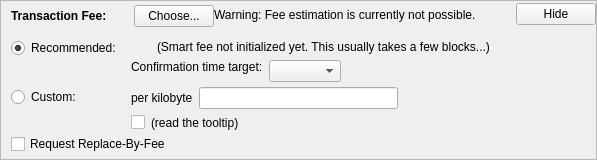
      <widget class="QFrame" name="frameFee">
       <property name="sizePolicy">
        <sizepolicy hsizetype="Preferred" vsizetype="Fixed">
         <horstretch>0</horstretch>
         <verstretch>0</verstretch>
        </sizepolicy>
       </property>
       <property name="frameShape">
        <enum>QFrame::StyledPanel</enum>
       </property>
       <property name="frameShadow">
        <enum>QFrame::Raised</enum>
       </property>
       <layout class="QVBoxLayout" name="verticalLayout_5">
        <property name="spacing">
         <number>0</number>
        </property>
        <property name="leftMargin">
         <number>0</number>
        </property>
        <property name="topMargin">
         <number>0</number>
        </property>
        <property name="rightMargin">
         <number>0</number>
        </property>
        <property name="bottomMargin">
         <number>0</number>
        </property>
        <item>
         <layout class="QVBoxLayout" name="verticalLayoutFee2" stretch="0,0,0">
          <property name="spacing">
           <number>0</number>
          </property>
          <property name="leftMargin">
           <number>10</number>
          </property>
          <property name="topMargin">
           <number>0</number>
          </property>
          <item>
           <layout class="QHBoxLayout" name="horizontalLayoutFee1">
            <property name="bottomMargin">
             <number>0</number>
            </property>
            <item>
             <layout class="QVBoxLayout" name="verticalLayoutFee7">
              <property name="spacing">
               <number>0</number>
              </property>
              <item>
               <spacer name="verticalSpacerSmartFee">
                <property name="orientation">
                 <enum>Qt::Vertical</enum>
                </property>
                <property name="sizeType">
                 <enum>QSizePolicy::Fixed</enum>
                </property>
                <property name="sizeHint" stdset="0">
                 <size>
                  <width>1</width>
                  <height>4</height>
                 </size>
                </property>
               </spacer>
              </item>
              <item>
               <layout class="QHBoxLayout" name="horizontalLayoutSmartFee">
                <property name="spacing">
                 <number>10</number>
                </property>
                <item>
                 <widget class="QLabel" name="labelFeeHeadline">
                  <property name="sizePolicy">
                   <sizepolicy hsizetype="Preferred" vsizetype="Maximum">
                    <horstretch>0</horstretch>
                    <verstretch>0</verstretch>
                   </sizepolicy>
                  </property>
                  <property name="font">
                   <font>
                    <weight>57</weight>
                    <bold>false</bold>
                   </font>
                  </property>
                  <property name="styleSheet">
                   <string notr="true">font-weight:500;</string>
                  </property>
                  <property name="text">
                   <string>Transaction Fee:</string>
                  </property>
                 </widget>
                </item>
                <item>
                 <widget class="QLabel" name="labelFeeMinimized">
                  <property name="text">
                   <string/>
                  </property>
                 </widget>
                </item>
                <item>
                 <widget class="QPushButton" name="buttonChooseFee">
                  <property name="text">
                   <string>Choose...</string>
                  </property>
                 </widget>
                </item>
               </layout>
              </item>
              <item>
               <spacer name="verticalSpacer_5">
                <property name="orientation">
                 <enum>Qt::Vertical</enum>
                </property>
                <property name="sizeHint" stdset="0">
                 <size>
                  <width>1</width>
                  <height>1</height>
                 </size>
                </property>
               </spacer>
              </item>
             </layout>
            </item>
            <item>
             <widget class="QLabel" name="fallbackFeeWarningLabel">
              <property name="font">
               <font>
                <weight>57</weight>
                <bold>false</bold>
               </font>
              </property>
              <property name="toolTip">
               <string>Using the fallbackfee can result in sending a transaction that will take several hours or days (or never) to confirm. Consider choosing your fee manually or wait until you have validated the complete chain.</string>
              </property>
              <property name="text">
               <string>Warning: Fee estimation is currently not possible.</string>
              </property>
              <property name="wordWrap">
               <bool>false</bool>
              </property>
             </widget>
            </item>
            <item>
             <spacer name="horizontalSpacer_5">
              <property name="orientation">
               <enum>Qt::Horizontal</enum>
              </property>
              <property name="sizeType">
               <enum>QSizePolicy::MinimumExpanding</enum>
              </property>
              <property name="sizeHint" stdset="0">
               <size>
                <width>40</width>
                <height>20</height>
               </size>
              </property>
             </spacer>
            </item>
            <item>
             <widget class="QPushButton" name="buttonMinimizeFee">
              <property name="toolTip">
               <string>collapse fee-settings</string>
              </property>
              <property name="text">
               <string>Hide</string>
              </property>
             </widget>
            </item>
           </layout>
          </item>
          <item>
           <widget class="QFrame" name="frameFeeSelection">
            <layout class="QVBoxLayout" name="verticalLayoutFee12">
             <property name="spacing">
              <number>0</number>
             </property>
             <property name="leftMargin">
              <number>0</number>
             </property>
             <property name="topMargin">
              <number>0</number>
             </property>
             <property name="rightMargin">
              <number>0</number>
             </property>
             <property name="bottomMargin">
              <number>0</number>
             </property>
             <item>
              <layout class="QGridLayout" name="gridLayoutFee">
               <property name="topMargin">
                <number>10</number>
               </property>
               <property name="bottomMargin">
                <number>4</number>
               </property>
               <property name="horizontalSpacing">
                <number>10</number>
               </property>
               <property name="verticalSpacing">
                <number>4</number>
               </property>
               <item row="1" column="1">
                <layout class="QVBoxLayout" name="verticalLayoutFee8">
                 <property name="spacing">
                  <number>6</number>
                 </property>
                 <item>
                  <layout class="QHBoxLayout" name="horizontalLayoutFee13">
                   <item>
                    <widget class="QLabel" name="labelCustomPerKilobyte">
                     <property name="toolTip">
                      <string>If the custom fee is set to 1000 satoshis and the transaction is only 250 bytes, then &quot;per kilobyte&quot; only pays 250 satoshis in fee, while &quot;total at least&quot; pays 1000 satoshis. For transactions bigger than a kilobyte both pay by kilobyte.</string>
                     </property>
                     <property name="text">
                      <string>per kilobyte</string>
                     </property>
                    </widget>
                   </item>
                   <item>
                    <widget class="AokChainAmountField" name="customFee"/>
                   </item>
                   <item>
                    <spacer name="horizontalSpacer_6">
                     <property name="orientation">
                      <enum>Qt::Horizontal</enum>
                     </property>
                     <property name="sizeHint" stdset="0">
                      <size>
                       <width>1</width>
                       <height>1</height>
                      </size>
                     </property>
                    </spacer>
                   </item>
                  </layout>
                 </item>
                 <item>
                  <layout class="QHBoxLayout" name="horizontalLayoutFee8">
                   <item>
                    <widget class="QCheckBox" name="checkBoxMinimumFee">
                     <property name="toolTip">
                      <string>Paying only the minimum fee is just fine as long as there is less transaction volume than space in the blocks. But be aware that this can end up in a never confirming transaction once there is more demand for aokchain transactions than the network can process.</string>
                     </property>
                     <property name="text">
                      <string/>
                     </property>
                    </widget>
                   </item>
                   <item>
                    <widget class="QLabel" name="labelMinFeeWarning">
                     <property name="enabled">
                      <bool>true</bool>
                     </property>
                     <property name="toolTip">
                      <string>Paying only the minimum fee is just fine as long as there is less transaction volume than space in the blocks. But be aware that this can end up in a never confirming transaction once there is more demand for aokchain transactions than the network can process.</string>
                     </property>
                     <property name="text">
                      <string>(read the tooltip)</string>
                     </property>
                     <property name="margin">
                      <number>5</number>
                     </property>
                    </widget>
                   </item>
                   <item>
                    <spacer name="horizontalSpacer_7">
                     <property name="orientation">
                      <enum>Qt::Horizontal</enum>
                     </property>
                     <property name="sizeHint" stdset="0">
                      <size>
                       <width>1</width>
                       <height>1</height>
                      </size>
                     </property>
                    </spacer>
                   </item>
                  </layout>
                 </item>
                </layout>
               </item>
               <item row="0" column="0">
                <layout class="QVBoxLayout" name="verticalLayoutFee4" stretch="0,1">
                 <item>
                  <widget class="QRadioButton" name="radioSmartFee">
                   <property name="text">
                    <string>Recommended:</string>
                   </property>
                   <property name="checked">
                    <bool>true</bool>
                   </property>
                   <attribute name="buttonGroup">
                    <string notr="true">groupFee</string>
                   </attribute>
                  </widget>
                 </item>
                 <item>
                  <spacer name="verticalSpacer_4">
                   <property name="orientation">
                    <enum>Qt::Vertical</enum>
                   </property>
                   <property name="sizeHint" stdset="0">
                    <size>
                     <width>1</width>
                     <height>1</height>
                    </size>
                   </property>
                  </spacer>
                 </item>
                </layout>
               </item>
               <item row="1" column="0">
                <layout class="QVBoxLayout" name="verticalLayoutFee9" stretch="0,1">
                 <item>
                  <widget class="QRadioButton" name="radioCustomFee">
                   <property name="text">
                    <string>Custom:</string>
                   </property>
                   <attribute name="buttonGroup">
                    <string notr="true">groupFee</string>
                   </attribute>
                  </widget>
                 </item>
                 <item>
                  <spacer name="verticalSpacer_6">
                   <property name="orientation">
                    <enum>Qt::Vertical</enum>
                   </property>
                   <property name="sizeHint" stdset="0">
                    <size>
                     <width>1</width>
                     <height>1</height>
                    </size>
                   </property>
                  </spacer>
                 </item>
                </layout>
               </item>
               <item row="0" column="1">
                <layout class="QVBoxLayout" name="verticalLayoutFee3" stretch="0,0,1">
                 <property name="spacing">
                  <number>6</number>
                 </property>
                 <property name="topMargin">
                  <number>2</number>
                 </property>
                 <item>
                  <layout class="QHBoxLayout" name="horizontalLayoutFee12">
                   <item>
                    <widget class="QLabel" name="labelSmartFee">
                     <property name="text">
                      <string/>
                     </property>
                     <property name="margin">
                      <number>2</number>
                     </property>
                    </widget>
                   </item>
                   <item>
                    <widget class="QLabel" name="labelFeeEstimation">
                     <property name="text">
                      <string/>
                     </property>
                    </widget>
                   </item>
                   <item>
                    <widget class="QLabel" name="labelSmartFee2">
                     <property name="text">
                      <string>(Smart fee not initialized yet. This usually takes a few blocks...)</string>
                     </property>
                     <property name="margin">
                      <number>2</number>
                     </property>
                    </widget>
                   </item>
                   <item>
                    <spacer name="horizontalSpacer_8">
                     <property name="orientation">
                      <enum>Qt::Horizontal</enum>
                     </property>
                     <property name="sizeHint" stdset="0">
                      <size>
                       <width>1</width>
                       <height>1</height>
                      </size>
                     </property>
                    </spacer>
                   </item>
                  </layout>
                 </item>
                 <item>
                  <layout class="QHBoxLayout" name="horizontalLayoutFee9">
                   <item>
                    <layout class="QVBoxLayout" name="verticalLayoutFee6">
                     <item>
                      <widget class="QLabel" name="labelSmartFee3">
                       <property name="text">
                        <string>Confirmation time target:</string>
                       </property>
                       <property name="margin">
                        <number>2</number>
                       </property>
                      </widget>
                     </item>
                     <item>
                      <spacer name="verticalSpacer_7">
                       <property name="orientation">
                        <enum>Qt::Vertical</enum>
                       </property>
                       <property name="sizeHint" stdset="0">
                        <size>
                         <width>1</width>
                         <height>1</height>
                        </size>
                       </property>
                      </spacer>
                     </item>
                    </layout>
                   </item>
                   <item>
                    <layout class="QVBoxLayout" name="verticalLayoutFee5">
                     <property name="rightMargin">
                      <number>30</number>
                     </property>
                     <item>
                      <layout class="QHBoxLayout" name="horizontalLayoutConfTarget">
                       <property name="bottomMargin">
                        <number>0</number>
                       </property>
                       <item>
                        <widget class="QComboBox" name="confTargetSelector"/>
                       </item>
                       <item>
                        <spacer name="horizontalSpacerConfTarget">
                         <property name="orientation">
                          <enum>Qt::Horizontal</enum>
                         </property>
                         <property name="sizeHint" stdset="0">
                          <size>
                           <width>40</width>
                           <height>20</height>
                          </size>
                         </property>
                        </spacer>
                       </item>
                      </layout>
                     </item>
                    </layout>
                   </item>
                  </layout>
                 </item>
                 <item>
                  <spacer name="verticalSpacer_8">
                   <property name="orientation">
                    <enum>Qt::Vertical</enum>
                   </property>
                   <property name="sizeHint" stdset="0">
                    <size>
                     <width>1</width>
                     <height>1</height>
                    </size>
                   </property>
                  </spacer>
                 </item>
                </layout>
               </item>
              </layout>
             </item>
             <item>
              <widget class="QCheckBox" name="optInRBF">
               <property name="toolTip">
                <string>Indicates that the sender may wish to replace this transaction with a new one paying higher fees (prior to being confirmed).</string>
               </property>
               <property name="text">
                <string>Request Replace-By-Fee</string>
               </property>
              </widget>
             </item>
            </layout>
           </widget>
          </item>
          <item>
           <spacer name="verticalSpacerFee">
            <property name="orientation">
             <enum>Qt::Vertical</enum>
            </property>
            <property name="sizeType">
             <enum>QSizePolicy::Expanding</enum>
            </property>
            <property name="sizeHint" stdset="0">
             <size>
              <width>40</width>
              <height>5</height>
             </size>
            </property>
           </spacer>
          </item>
         </layout>
        </item>
       </layout>
      </widget>
